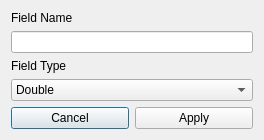
<?xml version="1.0" encoding="UTF-8"?>
<ui version="4.0">
 <class>AddField</class>
 <widget class="QDialog" name="AddField">
  <property name="geometry">
   <rect>
    <x>0</x>
    <y>0</y>
    <width>264</width>
    <height>131</height>
   </rect>
  </property>
  <property name="windowTitle">
   <string>Dialog</string>
  </property>
  <layout class="QGridLayout" name="gridLayout">
   <item row="0" column="0" colspan="2">
    <widget class="QLabel" name="fieldNameLabel">
     <property name="text">
      <string>Field Name</string>
     </property>
    </widget>
   </item>
   <item row="1" column="0" colspan="2">
    <widget class="QLineEdit" name="fieldNameLineEdit"/>
   </item>
   <item row="2" column="0" colspan="2">
    <widget class="QLabel" name="fieldTypeLabel">
     <property name="text">
      <string>Field Type</string>
     </property>
    </widget>
   </item>
   <item row="3" column="0" colspan="2">
    <widget class="QComboBox" name="fieldTypeComboBox">
     <item>
      <property name="text">
       <string>Double</string>
      </property>
     </item>
     <item>
      <property name="text">
       <string>Integer</string>
      </property>
     </item>
     <item>
      <property name="text">
       <string>Text</string>
      </property>
     </item>
    </widget>
   </item>
   <item row="4" column="0">
    <widget class="QPushButton" name="cancelPushButton">
     <property name="text">
      <string>Cancel</string>
     </property>
    </widget>
   </item>
   <item row="4" column="1">
    <widget class="QPushButton" name="applyPushButton">
     <property name="text">
      <string>Apply</string>
     </property>
    </widget>
   </item>
  </layout>
 </widget>
 <resources/>
 <connections/>
</ui>
